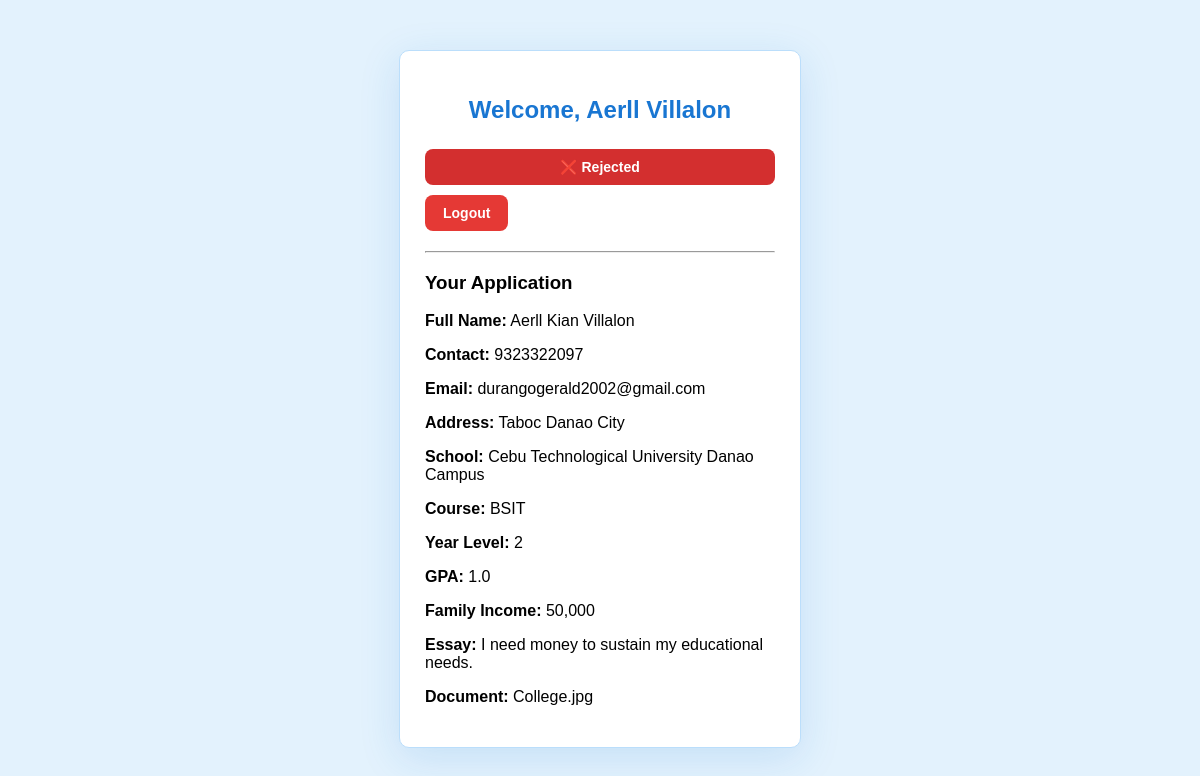
The app's page /profile.php (signed in) with its own data.
### tables this page shows
CREATE TABLE `applications` (
  `id` int(11) NOT NULL,
  `user_id` int(11) DEFAULT NULL,
  `fullname` varchar(100) DEFAULT NULL,
  `contact` varchar(50) DEFAULT NULL,
  `email` varchar(100) DEFAULT NULL,
  `address` text DEFAULT NULL,
  `school` varchar(100) DEFAULT NULL,
  `course` varchar(100) DEFAULT NULL,
  `year_level` varchar(20) DEFAULT NULL,
  `gpa` varchar(10) DEFAULT NULL,
  `parent_occupation` varchar(100) DEFAULT NULL,
  `family_income` varchar(50) DEFAULT NULL,
  `essay` text DEFAULT NULL,
  `goals` text DEFAULT NULL,
  `document` varchar(255) DEFAULT NULL,
  `created_at` timestamp NOT NULL DEFAULT current_timestamp(),
  `status` varchar(20) NOT NULL DEFAULT 'Pending'
);

### profile.php (the view, shortened to what this page needs)
<?php
include "db.php";
$user_id = $_SESSION['user_id'];
$sql = "SELECT * FROM applications WHERE user_id='$user_id'";
$result = $conn->query($sql);
?>
<!DOCTYPE html>
<html>
<head>
    <link rel="stylesheet" href="style.css">
</head>
<body>
<div class="container">
    <h2>Welcome, <?php echo $_SESSION['fullname']; ?></h2>
    <?php
$check_sql = "SELECT status FROM applications WHERE user_id='$user_id'";
$check_result = $conn->query($check_sql);
?>
<div class="actions">
<?php if ($check_result->num_rows > 0):
    $app = $check_result->fetch_assoc();
    $status = $app['status'];
?>
    <?php if ($status == 'Pending'): ?>
        <button class="btn status pending" disabled>
            ⏳ Waiting for Approval
        </button>
    <?php elseif ($status == 'Approved'): ?>
        <button class="btn status approved" disabled>
            ✅ Approved
        </button>
    <?php elseif ($status == 'Rejected'): ?>
        <button class="btn status rejected" disabled>
            ❌ Rejected
        </button>
    <?php endif; ?>
<?php else: ?>
    <a href="application.php" class="btn apply">
        Apply for Scholarship
    </a>
<?php endif; ?>
<form action="logout.php" method="POST" style="display:inline;">
    <button type="submit" class="btn logout">Logout</button>
</form>
</div>
    <hr>
    <h3>Your Application</h3>
    <?php
    if ($result->num_rows > 0) {
        $row = $result->fetch_assoc();
        echo "<p><strong>Full Name:</strong> {$row['fullname']}</p>";
        echo "<p><strong>Contact:</strong> {$row['contact']}</p>";
        echo "<p><strong>Email:</strong> {$row['email']}</p>";
        echo "<p><strong>Address:</strong> {$row['address']}</p>";
        echo "<p><strong>School:</strong> {$row['school']}</p>";
        echo "<p><strong>Course:</strong> {$row['course']}</p>";
        echo "<p><strong>Year Level:</strong> {$row['year_level']}</p>";
        echo "<p><strong>GPA:</strong> {$row['gpa']}</p>";
        echo "<p><strong>Family Income:</strong> {$row['family_income']}</p>";
        echo "<p><strong>Essay:</strong> {$row['essay']}</p>";
        echo "<p><strong>Document:</strong> {$row['document']}</p>";
    } else {
        echo "<p>No application submitted yet.</p>";
    }
    ?>
</div>
</body>
</html>

### style.css (style rules this page uses)
body { font-family: Arial; margin: 0; background: #e3f2fd; }
.btn { background: #64b5f6; padding: 10px 20px; color: white; text-decoration: none; border-radius: 5px; }
.container { width: 350px; margin: 50px auto; background: white; padding: 25px; border-radius: 10px; }
button { width: 100%; padding: 10px; background: #42a5f5; color: white; border: none; }
.btn { display: inline-block; padding: 10px 20px; background: #1976d2; color: white; text-decoration: none; border-radius: 5px; }
.actions { margin-bottom: 20px; display: flex; gap: 10px; flex-wrap: wrap; }
.btn { display: inline-block; padding: 10px 18px; border-radius: 8px; font-weight: 600; text-decoration: none; font-size: 14px; transition: all 0.3s ease; }
.logout { background: #e53935; color: white; }
.status { cursor: not-allowed; }
.rejected { background: #d32f2f; color: white; }
.container { box-shadow: 0 10px 40px rgba(25, 118, 210, 0.15); border: 1px solid #bbdefb; }
.container h2 { color: #1976d2; text-align: center; margin-bottom: 25px; font-size: 24px; }

### records on screen
applications: fullname "Aerll Kian Villalon", contact "9323322097", email "durangogerald2002@gmail.com", address "Taboc Danao City", school "Cebu Technological University Danao Campus", course "BSIT", year_level "2", gpa "1.0", family_income "50,000", essay "I need money to sustain my educational needs.", document "College.jpg"

### other values on screen
$_SESSION['fullname'] "Aerll Villalon"
